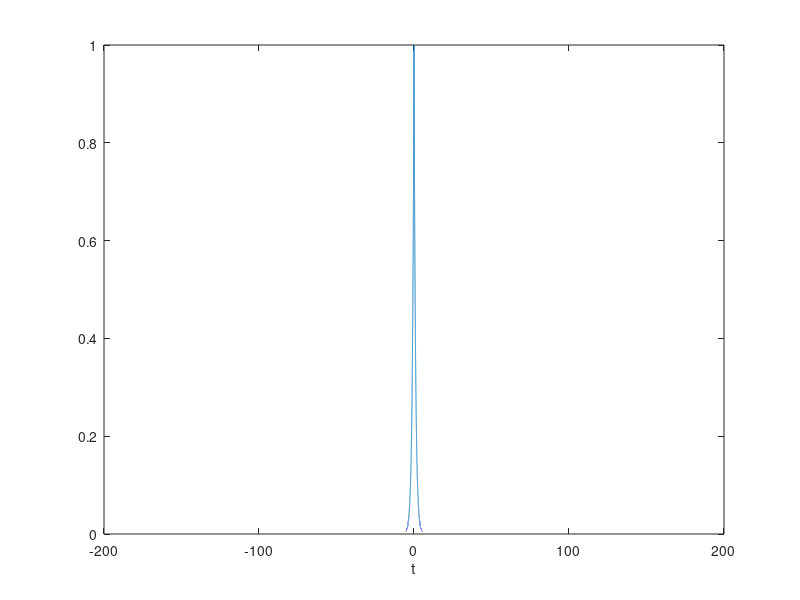
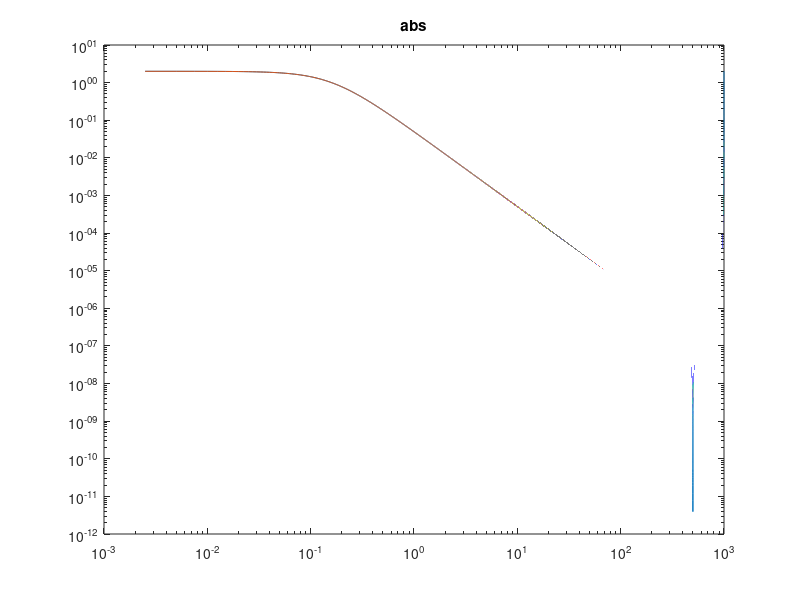
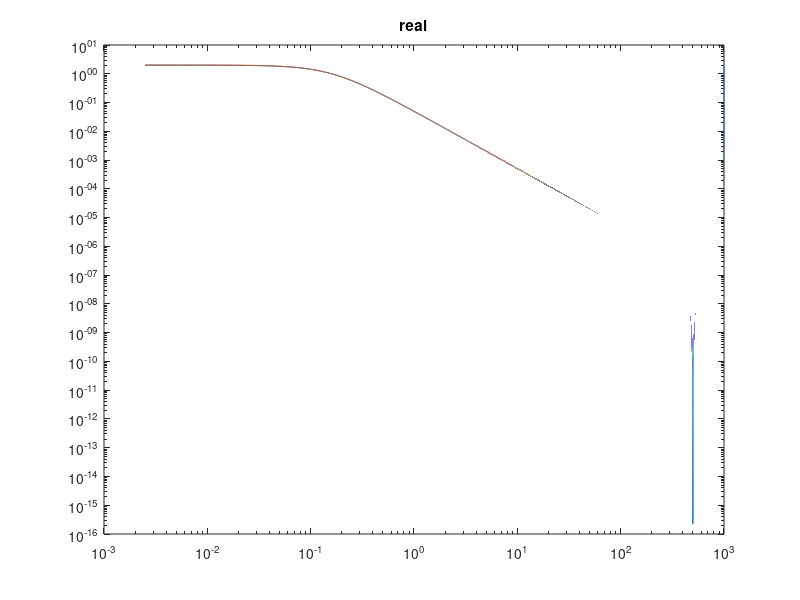

These figures' MATLAB source, in order:
ts=.001;
tau=1;
t=[0:ts:200*tau-ts];
t=[-t(end:-1:1) t];
y=exp(-abs(t/tau));
figure
plot(t,y)
xlabel('t')
%ygorro=ts*fft(y);
ygorro=ts*(fft(fftshift(y)));
fs=1/ts;
N=length(ygorro);
f=(0:N-1)/N*fs;
figure
loglog(f,abs(ygorro))
title('abs')
FTteor=tau./(1+j*2*pi*f*tau)+tau./(1-j*2*pi*f*tau);
hold on
loglog(f,abs(FTteor))
figure
loglog(f,real(ygorro),f,real(FTteor))
title('real')

